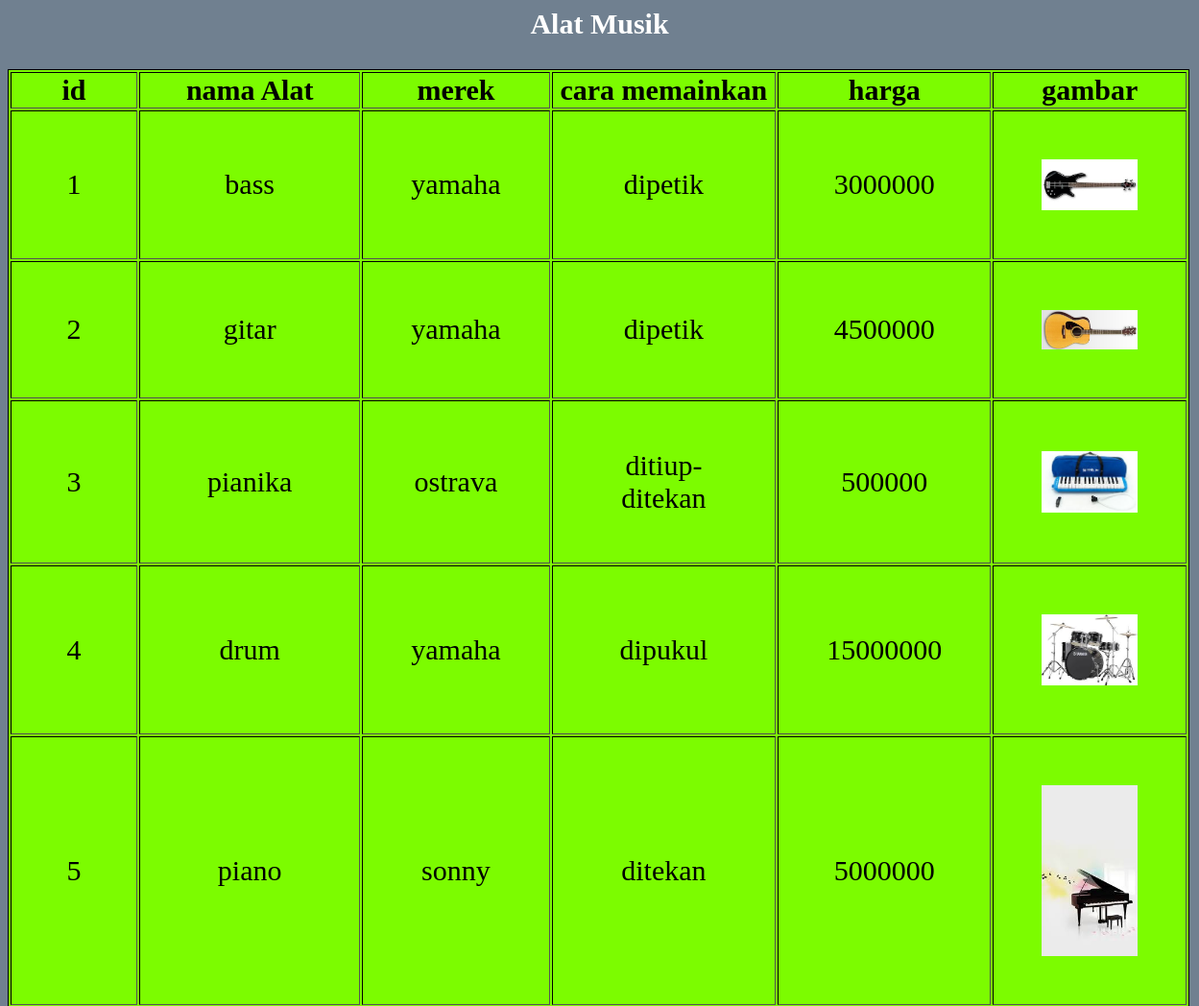
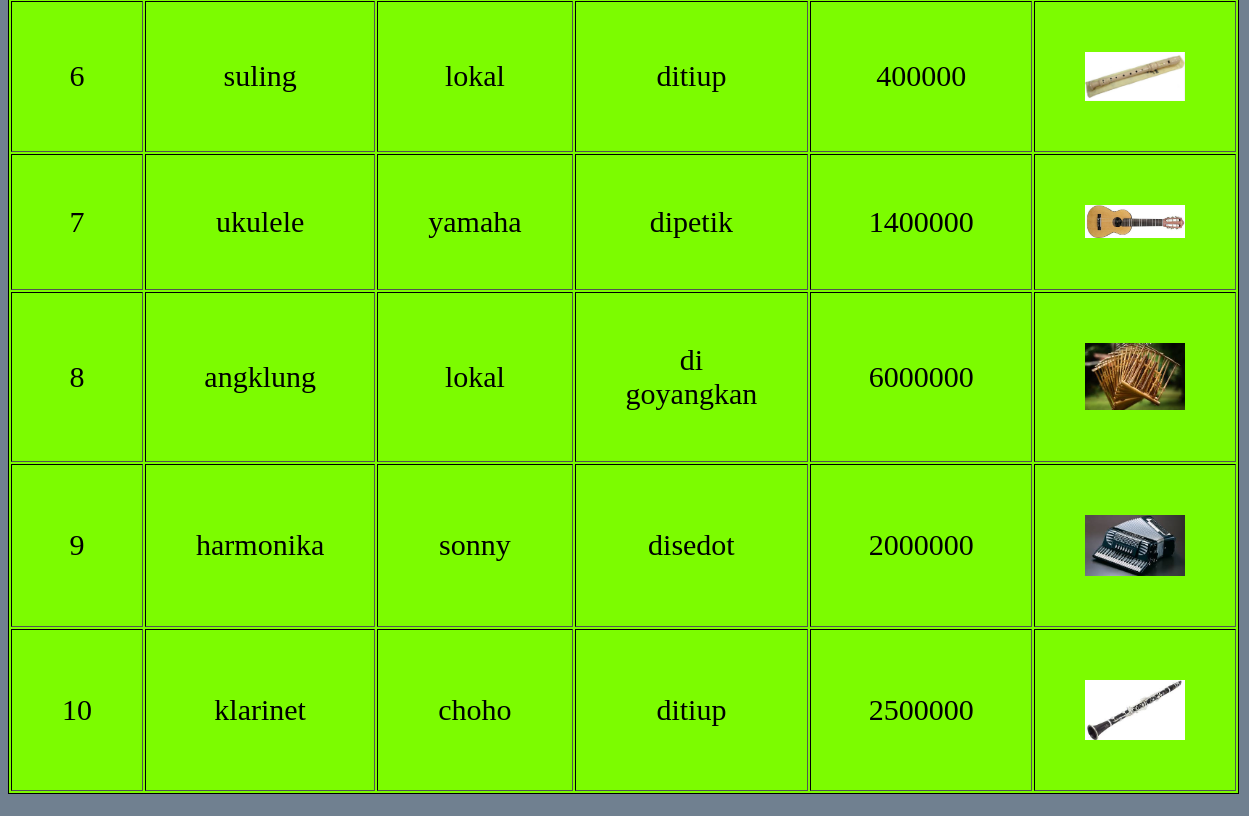
Screenshot of /latihan6b/index.php with the database file from the repository (2 pictures, top to bottom).
### tables this page shows
CREATE TABLE `alatmusik` (
  `id` int(11) NOT NULL,
  `nama_alat` varchar(30) NOT NULL,
  `merek` varchar(30) NOT NULL,
  `cara_memainkan` varchar(30) NOT NULL,
  `harga` int(100) NOT NULL,
  `gambar` varchar(30) NOT NULL
);

### latihan6b/php/function.php (called while the page is built)
<?php
function koneksi()
{
  $conn = mysqli_connect("localhost", "root", "") or die("Koneksi ke DB gagal");
  mysqli_select_db($conn, "prak_193040019") or die("Database salah!");
  return $conn;
}
function query($sql)
{
  $conn = koneksi();
  $result = mysqli_query($conn, "$sql");
  $rows = [];
  while ($row = mysqli_fetch_assoc($result)) {
    $rows[] = $row;
  }
  return $rows;
}

### latihan6b/index.php (the view, shortened to what this page needs)
<?php
require 'php/function.php';
$result = query("SELECT * FROM alatmusik")
?>
<html>
<head>
  <link rel="stylesheet" href="css/style.css">
</head>
<body>
  <h3>Alat Musik</h3>
  <table border="1">
    <tr>
      <th>id</th>
      <th>nama Alat</th>
      <th>merek</th>
      <th>cara memainkan</th>
      <th>harga</th>
      <th>gambar</th>
    </tr>
    <?php foreach ($result as $i) { ?>
      <tr>
        <td><?= $i["id"]; ?></td>
        <td><?= $i["nama_alat"]; ?></td>
        <td><?= $i["merek"]; ?></td>
        <td><?= $i["cara_memainkan"]; ?></td>
        <td><?= $i["harga"]; ?></td>
        <td><img width="100px" src="assets/img/<?= $i['gambar']; ?>"></td>
      </tr>
    <?php } ?>
  </table>
</body>
</html>

### latihan6b/css/style.css (style rules this page uses)
body { background-color: slategray; }
table { background-color:lawngreen; border : 1px solid black; text-align : center; font-size : 30px; width : 10px; }
td { padding : 50px; }
h3 { text-align : center; font-size : 30px; color: white; }
th { width : 20px; }

### rows the page displays
alatmusik: id "1", nama_alat "bass", merek "yamaha", cara_memainkan "dipetik", harga "3000000", gambar (picture)
alatmusik: id "2", nama_alat "gitar", merek "yamaha", cara_memainkan "dipetik", harga "4500000", gambar (picture)
alatmusik: id "3", nama_alat "pianika", merek "ostrava", cara_memainkan "ditiup-ditekan", harga "500000", gambar (picture)
alatmusik: id "4", nama_alat "drum", merek "yamaha", cara_memainkan "dipukul", harga "15000000", gambar (picture)
alatmusik: id "5", nama_alat "piano", merek "sonny", cara_memainkan "ditekan", harga "5000000", gambar (picture)
alatmusik: id "6", nama_alat "suling", merek "lokal", cara_memainkan "ditiup", harga "400000", gambar (picture)
alatmusik: id "7", nama_alat "ukulele", merek "yamaha", cara_memainkan "dipetik", harga "1400000", gambar (picture)
alatmusik: id "8", nama_alat "angklung", merek "lokal", cara_memainkan "di goyangkan", harga "6000000", gambar (picture)
alatmusik: id "9", nama_alat "harmonika", merek "sonny", cara_memainkan "disedot", harga "2000000", gambar (picture)
alatmusik: id "10", nama_alat "klarinet", merek "choho", cara_memainkan "ditiup", harga "2500000", gambar (picture)
